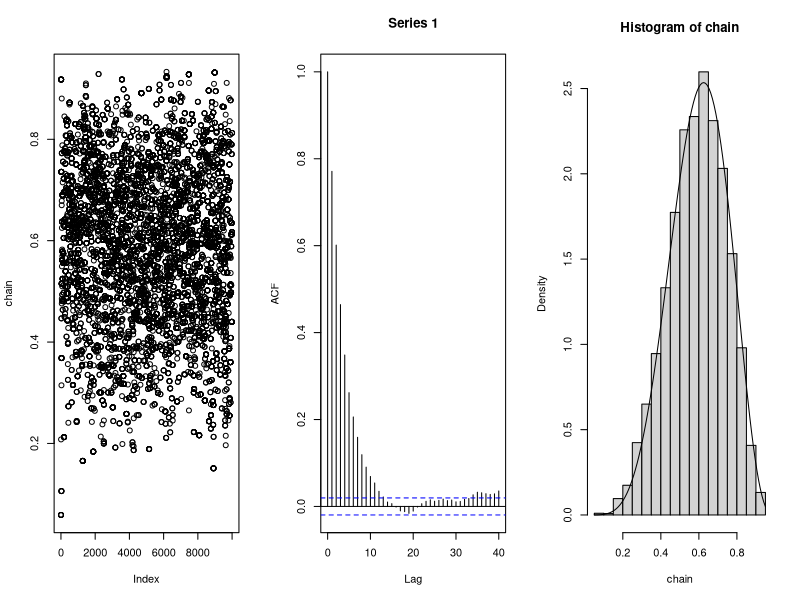
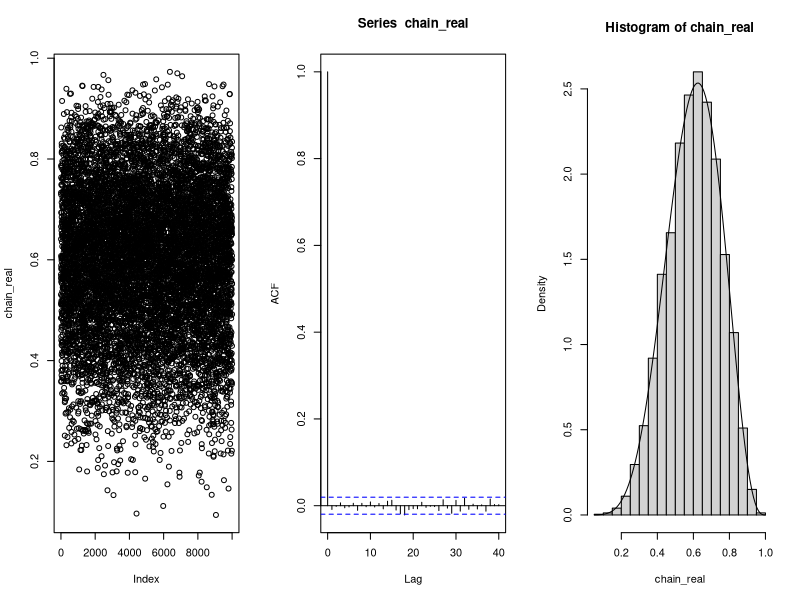

Here is the R script that generated these plots, in order:


proposalfunction <- function(c, phi_old){   #Defination of proposal function
  rbeta(1, c*phi_old,c*(1-phi_old))
}

c<-1                                        #The constant in proposal function

run_metropolis_MCMC <- function(c, iterations){   # MC algorithm
  chain = array(dim = c(iterations+1,1))
  chain[1,] = runif(1)
  for (i in 1:iterations){
    proposal = proposalfunction(c,chain[i,])
    
    probab = dbeta(proposal,6,4)/dbeta(chain[i,1],6,4)*dbeta(chain[i,],c*proposal,c*(1-proposal))/dbeta(proposal,c*chain[i,],c*(1-chain[i,])) # Acceptance Ratio
    if (runif(1) < probab){
      chain[i+1,] = proposal
    }else{
      chain[i+1,] = chain[i,]
    }
  }
  return(chain)
}


chain=run_metropolis_MCMC(1, 10000)

par(mfrow=c(1,3))  #1 row, 3 columns
plot(chain); acf(chain); hist(chain,freq = FALSE)  #plot commands
curve(dbeta(x, 6, 4), add=TRUE)  #adding density function of beta(6,4) to histogram

chain_real <- c(10000,1)
for (i in 1:10000){
  chain_real[i]<- rbeta(1,6,4) #generation a real chain from beta (6,4)
}

par(mfrow=c(1,3))  #1 row, 3 columns
plot(chain_real); acf(chain_real); hist(chain_real,freq = FALSE)  #plot commands
curve(dbeta(x, 6, 4), add=TRUE)  #adding density function of beta(6,4) to histogram
#burnIn = 5000
#acceptance = 1-mean(duplicated(chain[-(1:burnIn),]))
ks.test(chain, chain_real)